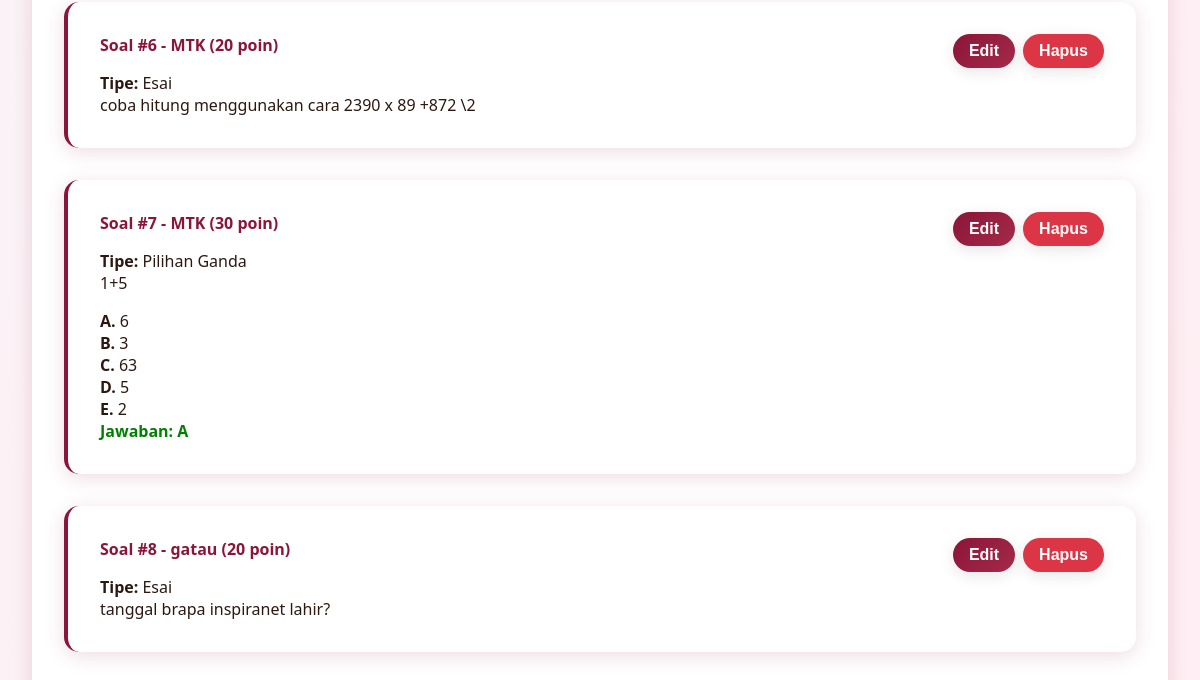
/admin/exams/1/questions (signed in, lower part), run on an earlier commit of the app's database.
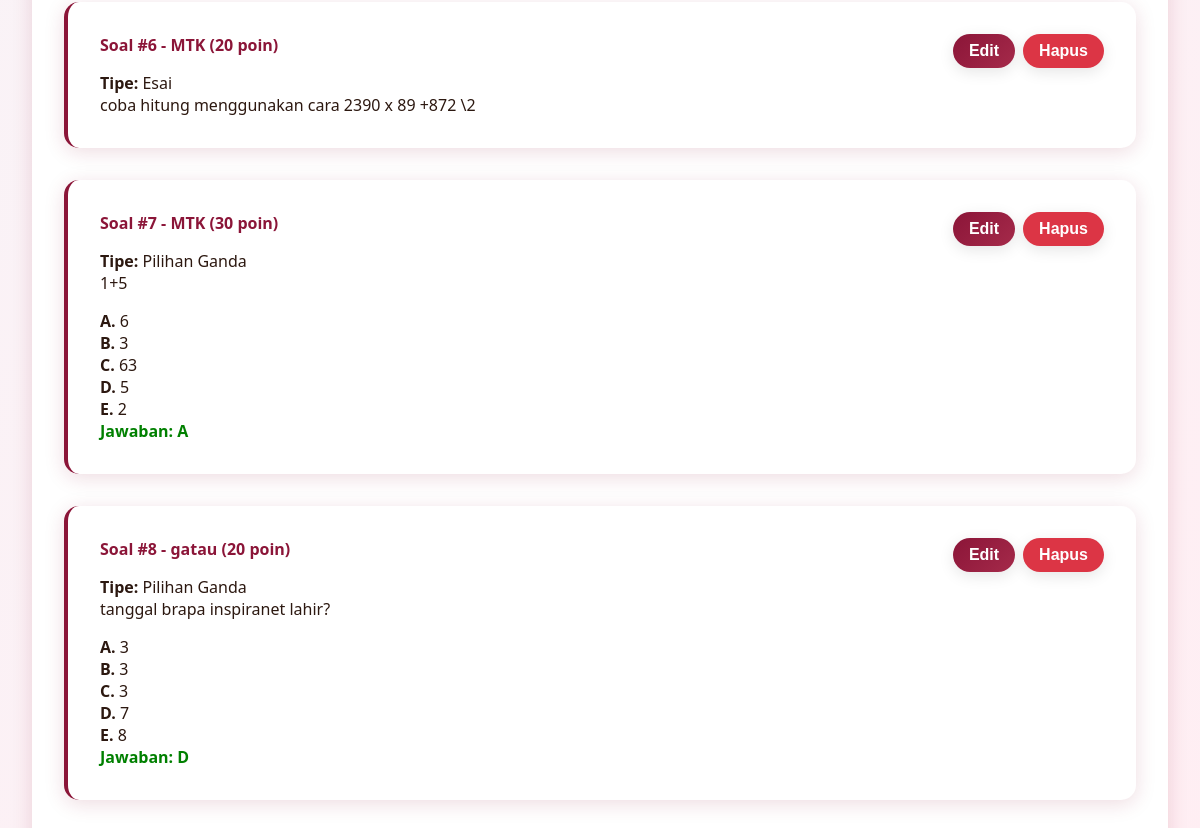
And on a later commit of the database.
### models.py (models this page shows)
class Question(db.Model):
    __tablename__ = 'questions'
    id = db.Column(db.Integer, primary_key=True)
    exam_id = db.Column(db.Integer, db.ForeignKey('exams.id'), nullable=False)
    question_type = db.Column(db.String(20), nullable=False)
    category = db.Column(db.String(100), nullable=True)
    question_text = db.Column(db.Text, nullable=False)
    option_a = db.Column(db.Text, nullable=True)
    option_b = db.Column(db.Text, nullable=True)
    option_c = db.Column(db.Text, nullable=True)
    option_d = db.Column(db.Text, nullable=True)
    option_e = db.Column(db.Text, nullable=True)
    correct_answer = db.Column(db.String(10), nullable=True)
    question_order = db.Column(db.Integer, nullable=False)
    points = db.Column(db.Integer, default=1)

### app.py (the view)
@app.route('/admin/exams/<int:id>/questions')
@login_required
def admin_questions(id):
    if current_user.role != 'admin':
        flash('Akses ditolak!', 'danger')
        return redirect(url_for('index'))
    exam = Exam.query.get_or_404(id)
    questions = Question.query.filter_by(exam_id=id).order_by(Question.question_order).all()
    return render_template('admin_questions.html', exam=exam, questions=questions)

### app.py (called while the page is built)
@login_manager.user_loader
def load_user(user_id):
    return User.query.get(int(user_id))

@app.before_request
def ensure_db():
    if not hasattr(app, '_db_initialized'):
        app._db_initialized = True
        init_database()

### templates/admin_questions.html (shortened to what this page needs)
{% extends "base.html" %}
{% block content %}
<div class="card">
    {% for question in questions %}
    <div class="question-card">
        <div style="display: flex; justify-content: space-between; align-items: start;">
            <div style="flex: 1;">
                <h4>Soal #{{ question.question_order }} - {{ question.category }} ({{ question.points }} poin)</h4>
                <p><strong>Tipe:</strong> {{ 'Pilihan Ganda' if question.question_type == 'multiple_choice' else 'Esai' }}</p>
                <p>{{ question.question_text }}</p>
                {% if question.question_type == 'multiple_choice' %}
                <div style="margin-top: 1rem;">
                    <p><strong>A.</strong> {{ question.option_a }}</p>
                    <p><strong>B.</strong> {{ question.option_b }}</p>
                    <p><strong>C.</strong> {{ question.option_c }}</p>
                    <p><strong>D.</strong> {{ question.option_d }}</p>
                    {% if question.option_e %}
                    <p><strong>E.</strong> {{ question.option_e }}</p>
                    {% endif %}
                    <p style="color: green; font-weight: bold;">Jawaban: {{ question.correct_answer }}</p>
                </div>
                {% endif %}
            </div>
            <div style="display: flex; gap: 0.5rem; margin-left: 1rem;">
                <button onclick="editQuestion({{ question.id }}, '{{ question.question_type }}', '{{ question.category|e }}', '{{ question.question_text|e }}', '{{ question.option_a|e }}', '{{ question.option_b|e }}', '{{ question.option_c|e }}', '{{ question.option_d|e }}', '{{ question.option_e|e }}', '{{ question.correct_answer }}', {{ question.points }})" class="btn btn-primary" style="padding: 0.5rem 1rem;">Edit</button>
                <form method="POST" action="{{ url_for('admin_delete_question', id=question.id) }}" style="display: inline;" onsubmit="return confirm('Yakin ingin menghapus soal ini?')">
                    <button type="submit" class="btn btn-danger" style="padding: 0.5rem 1rem;">Hapus</button>
                </form>
            </div>
        </div>
    </div>
    {% endfor %}
</div>
{% endblock %}

What changed in the data, as far as the page shows it:
changed Question "gatau": question_type "Esai" → "Pilihan Ganda"; option_a (not shown) → "3"; option_b (not shown) → "3"; option_c (not shown) → "3"; option_d (not shown) → "7"; option_e (not shown) → "8"; correct_answer (not shown) → "D"
